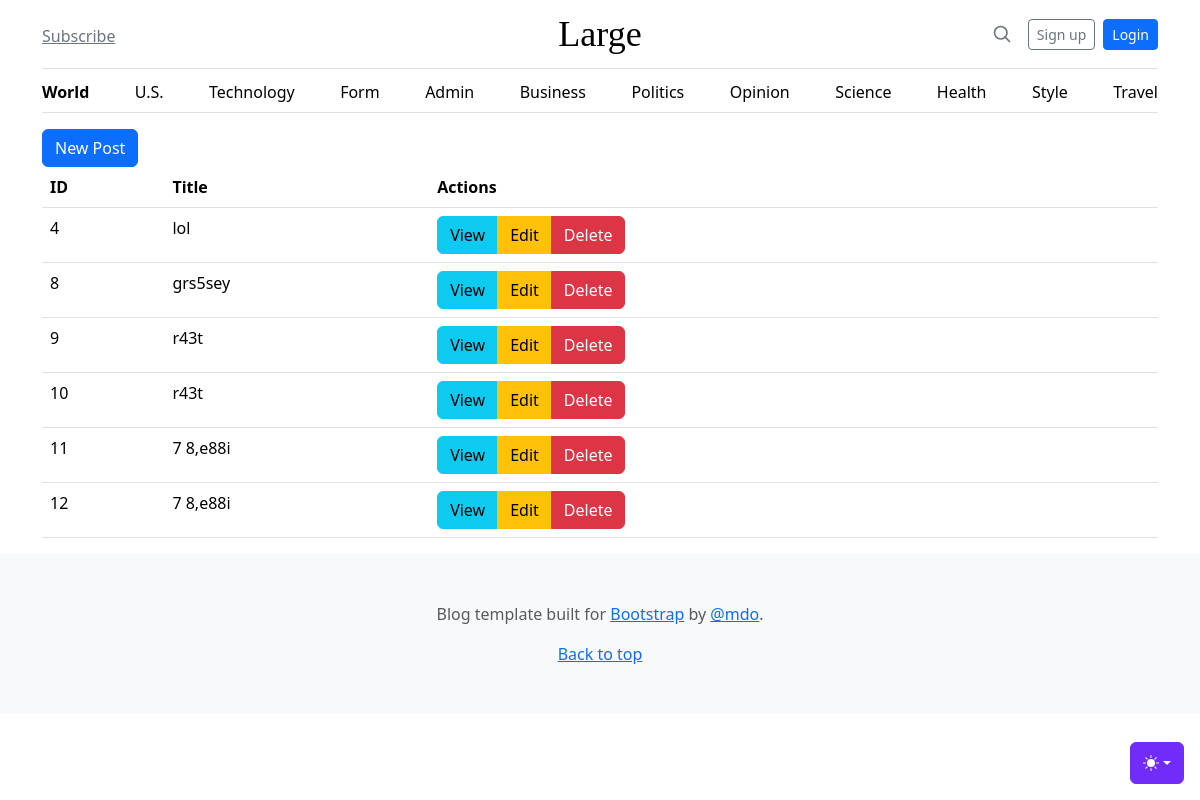
Screenshot of /admin/posts with the database file from the repository.
### tables this page shows
CREATE TABLE "posts"
(
    id    integer
        constraint posts_pk
            primary key autoincrement,
    title text not null,
    body  text not null
);

### helpers.php (called while the page is built, shortened)
<?php
function view($viewName, $vars=[]){
    extract($vars);
    include __DIR__ . "/views/$viewName.php";
}

### src/Controllers/PostsController.php (called while the page is built, shortened)
<?php
class PostsController
{
    public function index(){
        $posts = Post::all();
        view('posts/index', compact('posts'));
    }
}

### src/DB.php (called while the page is built, shortened)
<?php
class DB
{
    private $conn;
    public function __construct()
    {
        try {
            $this->conn = new PDO('sqlite:'. __DIR__ . '/../db.sqlite');
            $this->conn->setAttribute(PDO::ATTR_ERRMODE, PDO::ERRMODE_EXCEPTION);
        } catch (PDOException $e) {
            echo "Connection failed: " . $e->getMessage();
        }
    }
    public function all($table, $class)
    {
        $stmt = $this->conn->prepare("SELECT * FROM $table");
        $stmt->execute();
        $stmt->setFetchMode(PDO::FETCH_CLASS, $class);
        return $stmt->fetchAll();
    }
}

### src/Models/Model.php (called while the page is built, shortened)
<?php
class Model {
    public static $table;
    public static function all(){
        $db = new DB();
        return $db->all(static::$table, static::class);
    }
}

### views/posts/index.php (the view)
<?php include __DIR__ . '/../partials/header.php'; ?>
<main class="container">
    <a href="/admin/posts/create" class="btn btn-primary">New Post</a>
    <table class="table">
        <thead>
            <th>ID</th>
            <th>Title</th>
            <th>Actions</th>
        </thead>
        <tbody>
            <?php foreach ($posts as $post): ?>
                <tr>
                    <td><?= $post->id ?></td>
                    <td><?= $post->title ?></td>
                    <td>
                        <div class="btn-group" role="group" aria-label="Basic mixed styles example">
                            <a class="btn btn-info"  href="/admin/posts/show?id=<?=$post->id?>">View</a>
                            <a class="btn btn-warning" href="/admin/posts/edit?id=<?=$post->id?>">Edit</a>
                            <a class="btn btn-danger" href="/admin/posts/delete?id=<?=$post->id?>" >Delete</a>
                        </div>
                    </td>
                </tr>
            <?php endforeach ?>
        </tbody>
    </table>
</main>
<?php include __DIR__ .  '/../partials/footer.php'; ?>

### rows the page displays
posts: id "4", title "lol"
posts: id "8", title "grs5sey"
posts: id "9", title "r43t"
posts: id "10", title "r43t"
posts: id "11", title "7 8,e88i"
posts: id "12", title "7 8,e88i"
